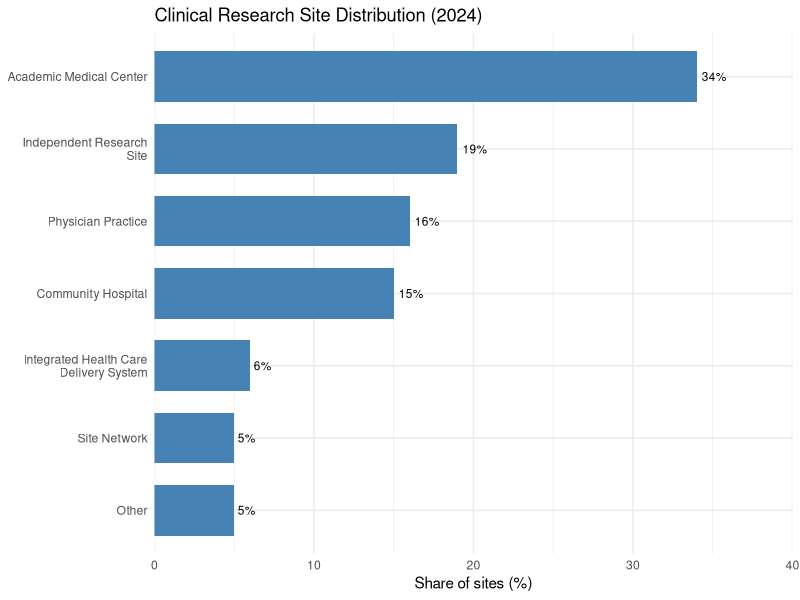
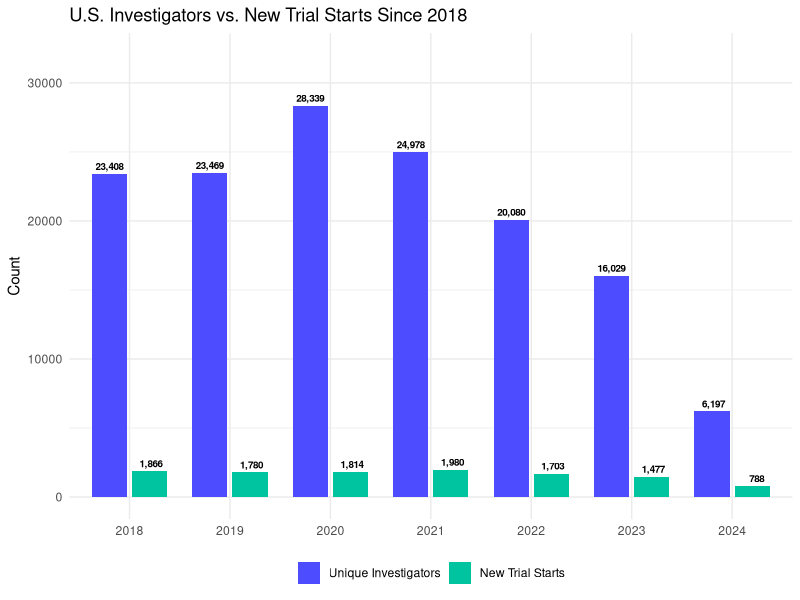
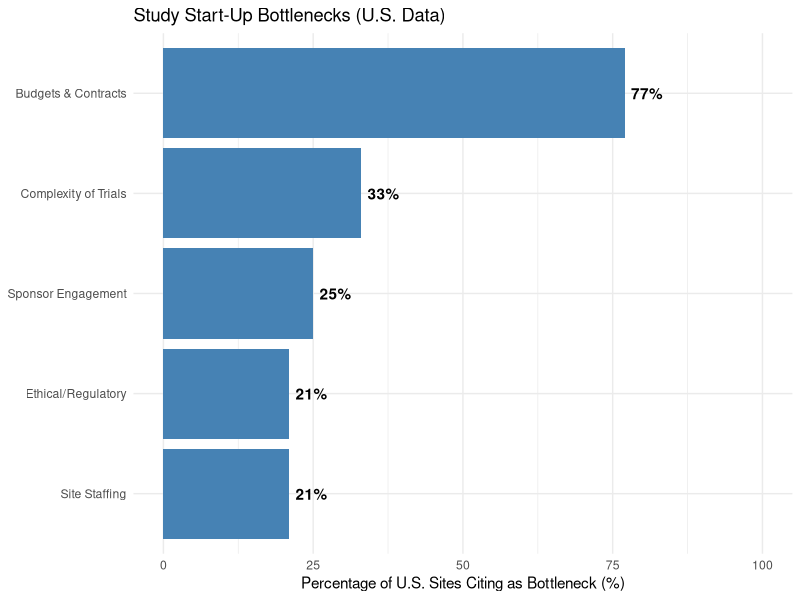

Write the R code that produced these figures, in order.
## ---- chunk 1
#| label: fig-wcg-site-types
#| fig-cap: "Distribution of Clinical Research Site Types (2024). Data from @wcg_site_challenges_2024."
#| echo: false

# Reproduced from WCG (2024) Clinical Research Site Challenges Report, Introduction/Demographics
library(ggplot2)

data <- data.frame(
  type = c('Academic Medical Center', 'Integrated Health Care Delivery System', 'Community Hospital',
           'Site Network', 'Physician Practice', 'Independent Research Site', 'Other'),
  percentage = c(34, 6, 15, 5, 16, 19, 5)
)

# Largest share first, "Other" last; the factor levels run bottom to top
data$type <- factor(data$type, levels = rev(c('Academic Medical Center', 'Independent Research Site', 'Physician Practice',
                                              'Community Hospital', 'Integrated Health Care Delivery System',
                                              'Site Network', 'Other')))

ggplot(data, aes(x = percentage, y = type)) +
  geom_col(fill = "steelblue", width = 0.7) +
  geom_text(aes(label = paste0(percentage, "%")), hjust = -0.2, size = 3) +
  scale_x_continuous(limits = c(0, 40), expand = c(0, 0)) +
  scale_y_discrete(labels = scales::label_wrap(24)) +
  labs(title = "Clinical Research Site Distribution (2024)", x = "Share of sites (%)", y = NULL) +
  theme_minimal() +
  theme(plot.background = element_rect(fill = "white", color = NA))
## ---- chunk 2
#| label: fig-wcg-investigators
#| fig-cap: "U.S. Investigators Participating in Clinical Trials Compared to New Trial Starts (2018-2024). Data from @wcg_site_challenges_2024."
#| echo: false

# Reproduced from WCG (2024) Clinical Research Site Challenges Report, Section 5
library(ggplot2)
library(tidyr)

data <- data.frame(
  year = c(2018, 2019, 2020, 2021, 2022, 2023, 2024),
  unique_investigators = c(23408, 23469, 28339, 24978, 20080, 16029, 6197),
  new_trial_starts = c(1866, 1780, 1814, 1980, 1703, 1477, 788)
)

# Convert to long format for ggplot
data_long <- pivot_longer(data, cols = c(unique_investigators, new_trial_starts), 
                          names_to = "type", values_to = "count")

data_long$type <- factor(data_long$type, 
                        levels = c("unique_investigators", "new_trial_starts"),
                        labels = c("Unique Investigators", "New Trial Starts"))

ggplot(data_long, aes(x = factor(year), y = count, fill = type)) +
  geom_bar(stat = "identity", position = position_dodge(width = 0.8), width = 0.7) +
  geom_text(aes(label = format(count, big.mark = ",")), 
            position = position_dodge(width = 0.8), vjust = -0.5, size = 2.5, fontface = "bold") +
  scale_fill_manual(values = c("Unique Investigators" = "#4d4dff", "New Trial Starts" = "#00c49f")) +
  labs(title = "U.S. Investigators vs. New Trial Starts Since 2018",
       y = "Count",
       x = NULL,
       fill = NULL) +
  theme_minimal() +
  theme(plot.background = element_rect(fill = "white", color = NA),
        legend.position = "bottom") +
  expand_limits(y = 32000)
## ---- chunk 3
#| label: fig-wcg-ssu-contributors
#| fig-cap: "Largest Contributors to Study Start-Up Timelines in the U.S. (2024). Data from @wcg_site_challenges_2024."
#| echo: false

# Reproduced from WCG (2024) Clinical Research Site Challenges Report, Section 7
library(ggplot2)

data <- data.frame(
  contributor = factor(c("Budgets & Contracts", "Complexity of Trials", 
                         "Sponsor Engagement", "Ethical/Regulatory", 
                         "Site Staffing"),
                       levels = rev(c("Budgets & Contracts", "Complexity of Trials", 
                                      "Sponsor Engagement", "Ethical/Regulatory", 
                                      "Site Staffing"))),
  percentage = c(77, 33, 25, 21, 21)
)

ggplot(data, aes(x = percentage, y = contributor)) +
  geom_bar(stat = "identity", fill = "steelblue") +
  geom_text(aes(label = paste0(percentage, "%")), hjust = -0.2, fontface = "bold") +
  labs(title = "Study Start-Up Bottlenecks (U.S. Data)",
       x = "Percentage of U.S. Sites Citing as Bottleneck (%)",
       y = NULL) +
  theme_minimal() +
  theme(plot.background = element_rect(fill = "white", color = NA)) +
  expand_limits(x = 100)
